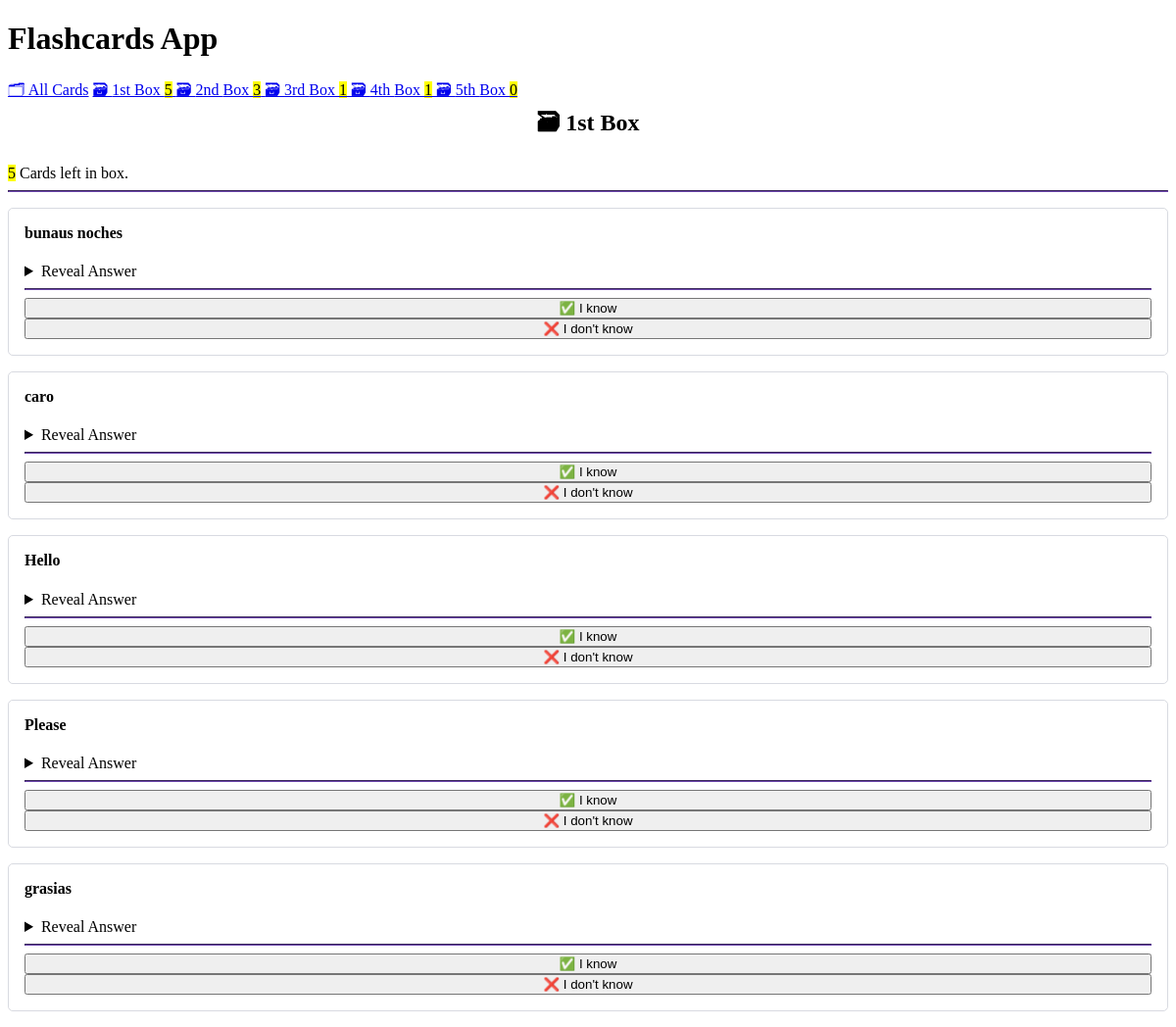
Screenshot of /box/1 with the database file from the repository.
### cards/models.py (models this page shows, shortened)
class Card(models.Model):
    question = models.CharField(max_length=100)
    answer = models.CharField(max_length=100)
    box = models.IntegerField(
    choices=zip(BOXES, BOXES),
    default=BOXES[0],
    )
    date_created = models.DateTimeField(auto_now_add=True)

### cards/views.py (the view, shortened to what this page needs)
# urls.py: path("box/<int:box_num>",views.BoxView.as_view(),name="box"),
class BoxView(CardListView):
    template_name = "cards/box.html"
    form_class = CardCheckForm
    def get_queryset(self):
        return Card.objects.filter(box=self.kwargs["box_num"])
    def get_context_data(self, **kwargs):
        context = super().get_context_data(**kwargs)
        context["box_number"] = self.kwargs["box_num"]
        if self.object_list:
            context["check_card"] = random.choice(self.object_list)
        return context

### cards/templatetags/cards_tags.py (called while the page is built)
@register.inclusion_tag("cards/box_links.html")
def boxes_as_links():
    boxes = []
    for box_num in BOXES:
        card_count = Card.objects.filter(box=box_num).count()
        boxes.append({
        "number": box_num,
        "card_count": card_count,
        })
    return {"boxes": boxes}

### cards/templates/cards/box.html
{% extends "cards/base.html" %} {% load humanize %} {% block content %}
<h2>🗃 {{ box_number | ordinal }} Box</h2>
<mark>{{ object_list | length }}</mark> Card{{ object_list | pluralize }} left in box.
<hr> {% for card in object_list %} {% include "cards/card.html" %} {% endfor %} {% endblock content %}

### cards/templates/cards/card.html (shortened to what this page needs)
<article>
    <h4>{{ card.question }}</h4>
    {% if not check_card %}
    <p>{{ card.answer }}</p>
    <hr>
    <a href="{% url 'card-update' card.id %}" role="button">
        ✏ Edit Card
        </a>
    <a style="margin-left: 10px;" href="{% url 'card-delete' card.id %}" role="button">
        ❌ Delete Card
    </a> {% else %}
    <details>
        <summary>Reveal Answer</summary>
    </details>
    <hr> {% include "cards/card_check_form.html" with solved=True %} {% include "cards/card_check_form.html" with solved=False %} {% endif %}
</article>

### cards/templates/cards/card_check_form.html (shortened to what this page needs)
<form method="post">
    <input type="hidden" name="solved" value="{{ solved }}"> {% if solved %}
    <input type="submit" value="✅ I know" /> {% else %}
    <input type="submit" value="❌ I don't know" /> {% endif %}
</form>

### cards/templates/cards/base.html (style rules this page uses)
:root { --accent: #6e48ad; --accent-bg: white; --bg: #fff; --text: #212121; --text-light: #585858; --border: #d8dae1; --code: #d81b60; --preformatted: #444; }
article { background-color: var(--marked); border: 1px solid var(--border); border-radius: 5px; padding: 1em; margin: 1em 0; }
h2 { text-align: center; }
h2, h4 { margin-top: 0; }
hr { background: var(--accent); border-color: var(--accent); }
input, select, textarea { width: 100%; }

### rows the page displays
Card: question "bunaus noches"
Card: question "caro"
Card: question "Hello"
Card: question "Please"
Card: question "grasias"

### other values shown
{{ box.number | ordinal }} "1st" "2nd" "3rd" "4th" "5th"
{{ box.card_count }} "5" "3" "1" "1" "0"
{{ box_number | ordinal }} "1st"
{{ object_list | length }} "5"
{{ object_list | pluralize }} "s"
